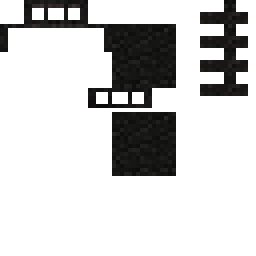
#> input picture data/assets/minecraft/textures/entity/bed/bed-frame.png, 64 x 64 px (shown 4 times larger)
$ python make-beds.py
#> lines starting #> are read from the running program, lines starting #| are printed output that depends on the picture
### data/assets/minecraft/textures/entity/bed/wool_colors.py
class Color:
	def __init__(self, name, code):
		self.name = name
		self.code = code

colors = [
	Color('white'      , (0xe6, 0xe5, 0xcf)),
	Color('orange'     , (0xb9, 0x71, 0x3a)),
	Color('magenta'    , (0x9c, 0x5a, 0x6a)),
	Color('light_blue' , (0x78, 0xa4, 0x97)),
	Color('yellow'     , (0xca, 0xaf, 0x5e)),
	Color('lime'       , (0x84, 0x8a, 0x2b)),
	Color('pink'       , (0xc6, 0x78, 0x65)),
	Color('gray'       , (0x55, 0x4e, 0x3a)),
	Color('silver'     , (0x7b, 0x75, 0x68)),
	Color('cyan'       , (0x38, 0x66, 0x58)),
	Color('purple'     , (0x4e, 0x36, 0x4c)),
	Color('blue'       , (0x20, 0x39, 0x44)),
	Color('brown'      , (0x39, 0x2a, 0x16)),
	Color('green'      , (0x2c, 0x38, 0x16)),
	Color('red'        , (0x5b, 0x1e, 0x1e)),
	Color('black'      , (0x21, 0x20, 0x10)),
]

### data/assets/minecraft/textures/entity/bed/make-beds.py
from __future__ import print_function
import os
import sys
from PIL import Image
from pathlib import Path
from wool_colors import colors

class BedPart:
	def __init__(self, name, y1, y2, cap, whiten_ratio=0.0):
		self.name = name
		self.y1   = y1
		self.y2   = y2
		self.cap  = cap
		self.wratio = whiten_ratio  # 0.0 .. 1.0

	def whiten(self, code):
		return tuple(map(lambda c: int(c + (255 - c) * self.wratio), code))

def main():
	frame = Image.open("bed-frame.png")
#> frame is the input picture: PIL image 64x64 RGBA; mean R, G, B, A 53.5, 53.1, 53.2, 53.5
	mask  = Image.open("bed-mask.png")
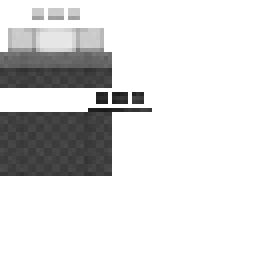
#> input picture data/assets/minecraft/textures/entity/bed/bed-mask.png, 64 x 64 px (shown 4 times larger)
#> mask is the input picture: PIL image 64x64 RGBA; mean R, G, B, A 20.8, 20.8, 20.8, 57.3
	mask_avg = 0x43 # (0x434343)

	bed_parts = (
		#       name        , y1, y2, cap, whiten
		BedPart('pillow'    ,  0, 13, 250, 0.8),
		BedPart('cover-head', 13, 17, 255),
		BedPart('cover-sep' , 17, 18, 220),
		BedPart('cover-body', 18, 64, 250),
	)

	for color in colors:
		im = Image.new(mask.mode, mask.size)
		for part in bed_parts:
			px_max = 0
			memo = {}
			part_color = part.whiten(color.code)
			for y in range(part.y1, part.y2):
				for x in range(im.width):
					mask_px = mask.getpixel((x,y))
					if len(mask_px) == 4 and mask_px[3] == 0:
						# not in color mask.
						im.putpixel((x,y), frame.getpixel((x,y)))
						continue

					px = tuple(map(
						lambda x: x[0] + x[1] - mask_avg,
						zip(part_color, mask_px)
					))
					im.putpixel((x,y), px)

					memo[(x,y)] = px
					px_max = max(px_max, *px)

			if px_max > part.cap:
				over = px_max - part.cap
				print("%s.%s: overflow (+%d)" % (color.name, part.name, over))
				for y in range(part.y1, part.y2):
					for x in range(64):
						if (x,y) in memo:
							px = [c - over for c in memo[(x,y)]]
							im.putpixel((x,y), tuple(px))

		im.save("%s.png" % color.name)
#> this loop made 16 passes
#> pass 1, in main, `im.save("%s.png" % color.name)`:
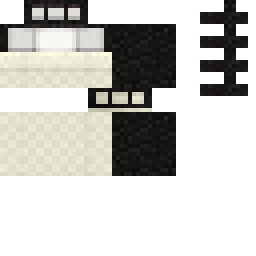
#> saved as white.png: PIL image 64x64 RGBA (shown 4 times larger); mean R, G, B, A 56.2, 55.6, 50.9, 110.8; transparent parts drawn white
#> pass 2, in main, `im.save("%s.png" % color.name)`:
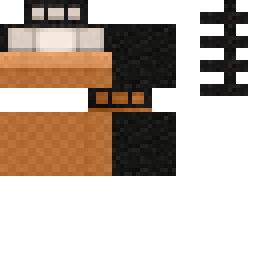
#> saved as orange.png: PIL image 64x64 RGBA (shown 4 times larger); mean R, G, B, A 48.8, 34.7, 23.7, 110.8; transparent parts drawn white
#> after the loop:
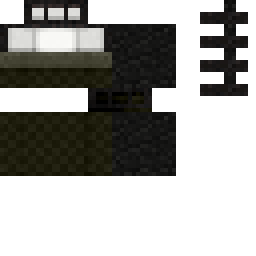
#> im: PIL image 64x64 RGBA (shown 4 times larger); mean R, G, B, A 21.1, 20.6, 17.1, 110.8; transparent parts drawn white

if __name__ == '__main__':
	main()
